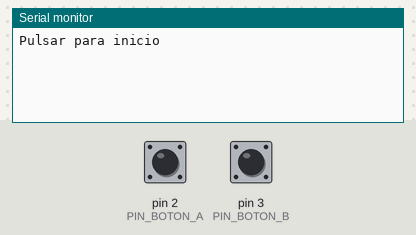
The sketch below on a simulated Arduino Uno, built with avr-gcc and run on an emulated ATmega328P. Parts: the last lines printed to the serial monitor. The inputs (shaded band) are chosen by the test bench; at power-on: pin 2 (PIN_BOTON_A) HIGH, pin 3 (PIN_BOTON_B) HIGH.

Above: at 1.2 s.
1.3 s: pin 2 (PIN_BOTON_A) pulled LOW for 0.15 s
At 1.9 s:
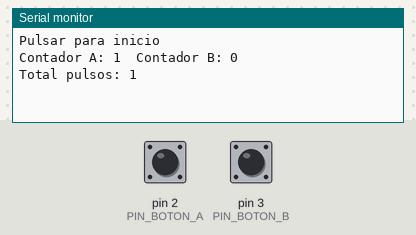
2.9 s: pin 3 (PIN_BOTON_B) pulled LOW for 0.15 s
At 3.9 s:
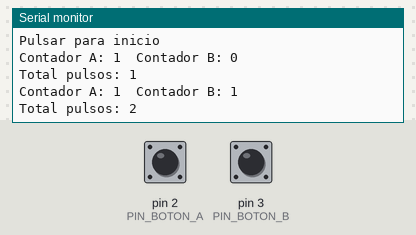
4.5 s: pin 2 (PIN_BOTON_A) pulled LOW for 1 s
At 5.7 s:
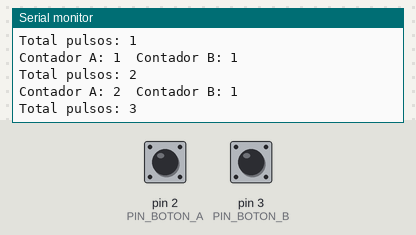
7.0 s: pin 3 (PIN_BOTON_B) pulled LOW for 1 s
At 8.4 s:
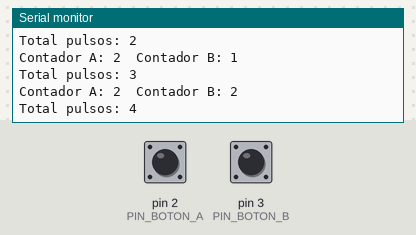
Timing chart, 0 to 10.0 s (numbered marks = the images above; inputs shaded):
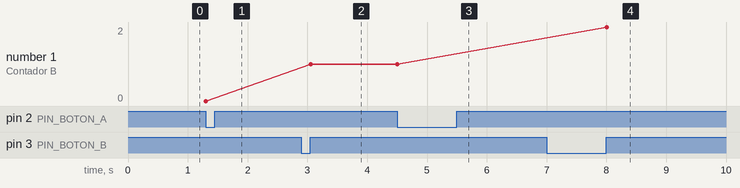

Measured:
- after the input at 1.3 s, the serial monitor: prints a new line at once (image 1)
- after the input at 2.9 s, the serial monitor: prints a new line after 0.15 s (image 2)
- after the input at 4.5 s, the serial monitor: prints a new line at once (image 3)
- after the input at 7.0 s, the serial monitor: prints a new line after 1.0 s (image 4)

The sketch:

Ejercicio03_PulsarBotones_Julio.ino
```cpp
/*
   Ejercicio 03
   Contar pulsaciones de botones
   desde el codigo de jecrespo:
   https://github.com/curso-programacion-arduino/Ejercicio03/blob/master/Ejercicio03-Enrique/Ejercicio03-Enrique.ino

*/

#define PIN_BOTON_A 2
/*
   #define: el compilador sabrá que nos referimos al pin 2
   cuando tecleamos "PIN_BOTON_A"
*/

#define PIN_BOTON_B 3

//Variables globales
int pulsos_a = 0;
int pulsos_b = 0;
boolean anterior_a;
boolean anterior_b;
int totalPulsos = 0;

void setup()
{
  Serial.begin(9600);

  pinMode(PIN_BOTON_A, INPUT_PULLUP);
  pinMode(PIN_BOTON_B, INPUT_PULLUP);

  anterior_a = digitalRead(PIN_BOTON_A);
  anterior_b = digitalRead(PIN_BOTON_B);

  Serial.println("Pulsar para inicio");
}

void loop()
{
  boolean estado_a = digitalRead(PIN_BOTON_A);
  boolean estado_b = digitalRead(PIN_BOTON_B);

  /*
     Vamos a usar una funcion:
     La funcion "imprimePulsaciones()" nos
     sirve para imprimir en el monitor serie los datos.
     Para mantener el codigo un poco ordenado trasladamos
     el codigo de la funcion al final, despues del void loop

     Usamos la funcion porque escribiendola una sola vez
     podremos usarla repetidamente llamandola desde
     diferentes partes del programa.
     en este caso cada vez que pulsemos un boton.
  */

  if (anterior_a != estado_a)
  {
    if (estado_a == LOW)
    {
      //flanco descendente pull-up
      pulsos_a++;
      totalPulsos = totalPulsos + 1;
      imprimePulsaciones();
      // aqui llamamos a la funcion "imprimePulsaciones()"
    }
  }

  if (anterior_b != estado_b)
  {
    if (estado_b == HIGH)
    {
      //flanco ascendente pull-down
      pulsos_b++;
      totalPulsos = totalPulsos + 1;
      imprimePulsaciones();
    }
  }
  anterior_a = estado_a;
  /*
     Es fundamental que el estado actual de cada boton pase a ser el estado anterior
     a cada vuelta del loop...
  */
  anterior_b = estado_b;
  delay(50);
  /*
    El delay evita que una pulsacion demasiado rapida o prolongada
    nos pueda dar errores. Arduino necesita unos milisegundos para procesar,
    sin el delay podriamos perder pulsaciones
  */
}
// Funcion:
void imprimePulsaciones()
{
  Serial.println("Contador A: " + (String)pulsos_a + "\tContador B: " + (String)pulsos_b);
  Serial.println("Total pulsos: " + (String)totalPulsos);
}
```
